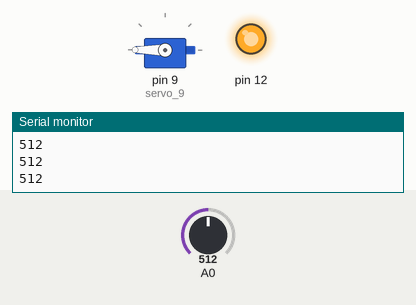
This sketch was run on a simulated Arduino Uno, built with avr-gcc and run on an emulated ATmega328P. Shown: servo, output pins drawn as LEDs (lit = HIGH), the last lines printed to the serial monitor. The test bench sets the inputs (shaded band); at power-on: A0 = 512.

Above: at 1.2 s.
1.3 s: A0 set to 311
2.8 s: A0 set to 292
At 3.2 s:
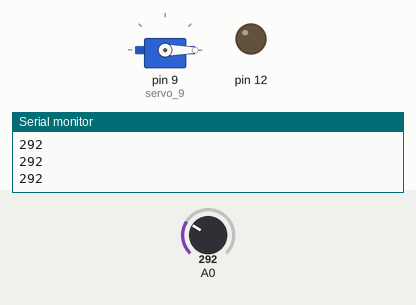
4.3 s: A0 set to 306
At 5.5 s:
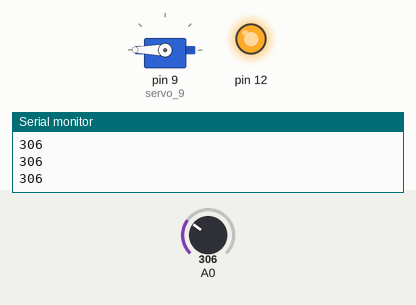
5.8 s: A0 set to 290
At 7.0 s:
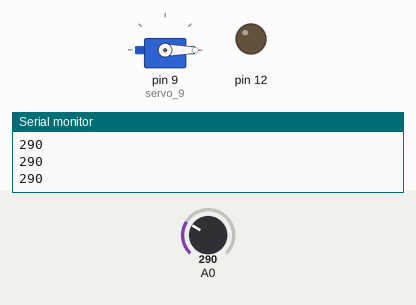
Timing chart, 0 to 8.3 s (numbered marks = the images above; inputs shaded):
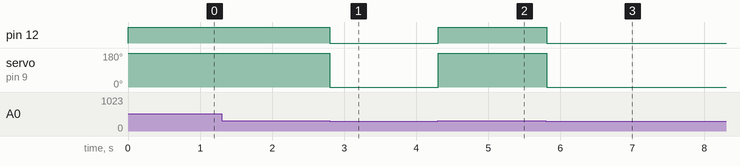

The sketch:

Tilt_sensor.ino
```cpp
// C++ code
//
#include <Servo.h>

int PIR = 0;

int soilmoisture = 0;

int flex = 0;

int LDR = 0;

int Force = 0;

int Tilt = 0;

Servo servo_9;

void setup()
{
  pinMode(A0, INPUT);
  Serial.begin(9600);
  pinMode(12, OUTPUT);
  servo_9.attach(9, 500, 2500);
}

void loop()
{
  Tilt = analogRead(A0);
  Serial.println(Tilt);
  if (Tilt >= 300) {
    digitalWrite(12, HIGH);
    servo_9.write(180);
  } else {
    digitalWrite(12, LOW);
    servo_9.write(0);
  }

  soilmoisture;
  delay(10); // Delay a little bit to improve simulation performance
}
```

Measured:
- the behaviour switches between 300 and 299 on A0 (found by bisection; images 0 and 1)
- after the input at 2.8 s, pin 12: HIGH → LOW at once; servo on pin 9 (servo_9): 180° → 0° at once
- after the input at 4.3 s, pin 12: LOW → HIGH at once; servo on pin 9 (servo_9): 0° → 180° at once
- after the input at 5.8 s, pin 12: HIGH → LOW at once; servo on pin 9 (servo_9): 180° → 0° at once
